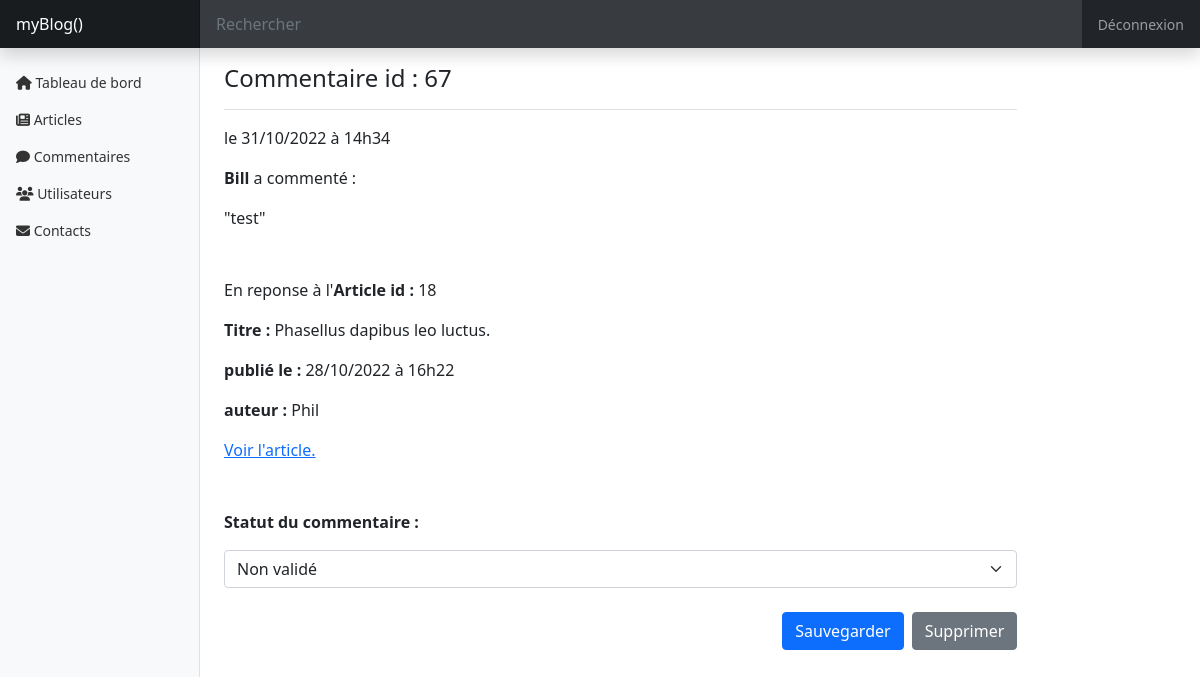
Screenshot of /index.php?action=viewComment&id=67 (signed in) with the database file from the repository.
### tables this page shows
CREATE TABLE `comments` (
  `id` int(11) NOT NULL,
  `post_id` int(11) NOT NULL,
  `parent_comment_id` int(11) DEFAULT NULL,
  `author` varchar(255) NOT NULL,
  `comment` text NOT NULL,
  `comment_date` datetime NOT NULL,
  `status` enum('validated','not_validated','waiting_for_validation') NOT NULL DEFAULT 'not_validated'
);

CREATE TABLE `posts` (
  `id` int(11) NOT NULL,
  `title` varchar(255) NOT NULL,
  `chapo` text NOT NULL,
  `content` text NOT NULL,
  `author` varchar(255) NOT NULL,
  `creation_date` datetime NOT NULL,
  `modification_date` datetime DEFAULT NULL
);

### src/controllers/admin/ViewCommentController.php (called while the page is built, shortened)
<?php
class ViewCommentController
{
    public function execute(string $id, ?array $input)
    {
        $commentRepository = new CommentRepository();
        $commentRepository->connection = new DatabaseConnection();
        $comment = $commentRepository->getComment($id);
        $parentComment = null;
        if ($comment->parentCommentId) {
            $parentComment = $commentRepository->getComment($comment->parentCommentId);
        } else {
            $postRepository = new PostRepository();
            $postRepository->connection = new DatabaseConnection();
            $post = $postRepository->getPost($comment->postId);
        }
        require 'templates/admin/view_comment.php';
    }
}

### src/lib/DatabaseConnection.php (called while the page is built, shortened)
<?php
class DatabaseConnection
{
    public ?\PDO $database = null;
    public function getConnection(): \PDO
    {
        if ($this->database === null) {
            $this->database = new \PDO('mysql:host=localhost;dbname=P5_myBlog;charset=utf8', 'root', '');
        }
        return $this->database;
    }
}

### src/repository/CommentRepository.php (called while the page is built, shortened)
<?php
class CommentRepository
{
    public DatabaseConnection $connection;
    public function getComment(string $id): Comment
    {
        $statement = $this->connection->getConnection()->prepare(
            "SELECT id, post_id, parent_comment_id, author, comment, DATE_FORMAT(comment_date, '%d/%m/%Y à %Hh%i') AS french_creation_date, status
            FROM comments
            WHERE id = ?"
        );
        $statement->execute([$id]);
        $row = $statement->fetch();
        $comment = new Comment(
            $row['id'],
            $row['post_id'],
            $row['parent_comment_id'],
            $row['author'],
            $row['comment'],
            $row['french_creation_date'],
            $row['status']
        );
        return $comment;
    }
}

### src/model/comment.php (called while the page is built, shortened)
<?php
class Comment
{
    public function __construct(
        string $id,
        string $postId,
        ?string $parentCommentId,
        string $author,
        string $comment,
        string $frenchCreationDate,
        string $status
    ) {
        $this->id = $id;
        $this->postId = $postId;
        $this->author = $author;
        $this->comment = $comment;
        $this->frenchCreationDate = $frenchCreationDate;
        $this->status = $status;
    }
}

### src/repository/PostRepository.php (called while the page is built, shortened)
<?php
class PostRepository
{
    public DatabaseConnection $connection;
    public function getPost(string $id): Post
    {
        $statement = $this->connection->getConnection()->prepare(
            "SELECT id, title, chapo, content, author,
            DATE_FORMAT(creation_date, '%d/%m/%Y à %Hh%i') AS french_creation_date,
            DATE_FORMAT(modification_date, '%d/%m/%Y à %Hh%i') AS french_modification_date
            FROM posts
            WHERE id = ?"
        );
        $statement->execute([$id]);
        $row = $statement->fetch();
        $post = new Post(
            $row['id'],
            $row['title'],
            $row['chapo'],
            $row['content'],
            $row['author'],
            $row['french_creation_date'],
            $row['french_modification_date']
        );
        return $post;
    }
}

### src/model/post.php (called while the page is built, shortened)
<?php
class Post
{
    public function __construct(
        string $id,
        string $title,
        string $chapo,
        string $content,
        string $author,
        string $frenchCreationDate,
        ?string $frenchModificationDate
    ) {
        $this->id = $id;
        $this->title = $title;
        $this->author = $author;
        $this->frenchCreationDate = $frenchCreationDate;
    }
}

### templates/admin/view_comment.php (the view, shortened to what this page needs)
<main class="col-md-9 ms-sm-auto col-lg-10 px-md-4">
    <div class="col-lg-10">
        <div class="pt-3 pb-2 mb-3 border-bottom">
            <h1 class="fs-4">Commentaire id : <?= $comment->id ?></h1>
        </div>
        <article>
            <section class="mb-5">
                <div class="fs-6 mb-2">
                    <p>le <?= $comment->frenchCreationDate ?></p>
                    <p><strong><?= $comment->author ?></strong> a commenté : </p>
                    <p>"<?= $comment->comment ?>"</p>
                </div>
            </section>
            <?php if ($parentComment != null) { ?>
                <section class="mb-5">
                    <div class="fs-6 mb-2">
                        <p>En reponse au commentaire de <strong><?= $parentComment->author ?></strong> :</p>
                        <p>"<?= $parentComment->comment ?>"</p>
                        <a href="index.php?action=viewComment&id=<?= urlencode($parentComment->id) ?>">Voir le commentaire.</a>
                    </div>
                </section>
            <?php } else { ?>
                <section class="mb-5">
                    <div class="fs-6 mb-2">
                        <p>En reponse à l'<strong>Article id : </strong><?= $post->id ?></p>
                        <p><strong>Titre : </strong><?= $post->title ?></p>
                        <p><strong>publié le : </strong><?= $post->frenchCreationDate ?></p>
                        <p><strong>auteur : </strong><?= $post->author ?></p>
                        <a href="index.php?action=viewPost&id=<?= urlencode($post->id) ?>">Voir l'article.</a>
                    </div>
                </section>
            <?php } ?>
        </article>
        <form action="index.php?action=viewComment&id=<?= $comment->id ?>" method="post">
            <label class="fs-6 mb-3"><strong>Statut du commentaire :</strong></label>
            <select class="form-select mb-4" name="status" aria-label="Default select example">
                <option value="2" <?= $comment->status == 'not_validated' ? 'selected' : '' ?>>Non validé</option>
            </select>
            <div class="d-grid gap-2 d-md-flex justify-content-md-end mb-4">
                <button class="btn btn-primary" type="submit">Sauvegarder</button>
                <a class="btn btn-secondary" href="" data-bs-toggle="modal" data-bs-target="#deleteComment-<?= $comment->id ?>" role="button">Supprimer</a>
            </div>
        </form>
    </div>
</main>
<?php
require 'templates/admin/layout.php'
?>

### css/dashboard.css (style rules this page uses)
body { font-size: .875rem; }

### rows the page displays
comments: id "67", author "Bill", comment "test", status "Non validé"
posts: id "18", title "Phasellus dapibus leo luctus.", author "Phil"

### other values shown
$comment->frenchCreationDate "31/10/2022 à 14h34"
$post->frenchCreationDate "28/10/2022 à 16h22"
